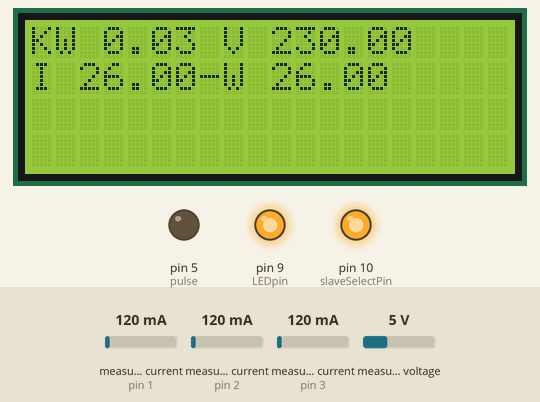
This sketch was run on a simulated Arduino Uno, built with avr-gcc and run on an emulated ATmega328P. Parts: 20×4 character LCD, output pins drawn as LEDs (lit = HIGH). The test bench sets the inputs (shaded band); at power-on: measured current (sensors on pin 1, pin 2, pin 3) 120 mA, measured voltage 5 V. What the sketch prints to the serial monitor is not drawn.

Above: at 1.3 s.
1.4 s: measured current (sensor on pin 1) set to 40 mA
At 2.5 s:
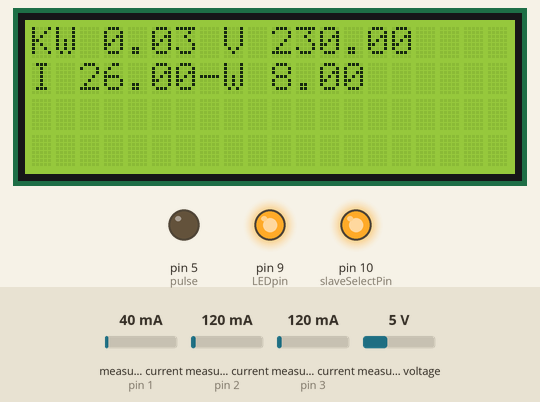
2.9 s: measured current (sensor on pin 2) set to 40 mA
At 4.5 s:
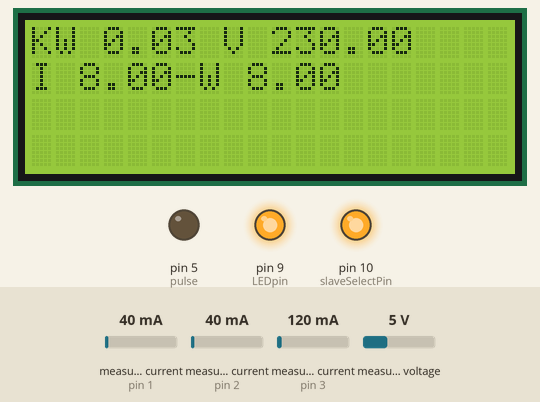
4.8 s: measured current (sensor on pin 3) set to 40 mA
6.7 s: measured voltage set to 14.7 V
At 7.7 s:
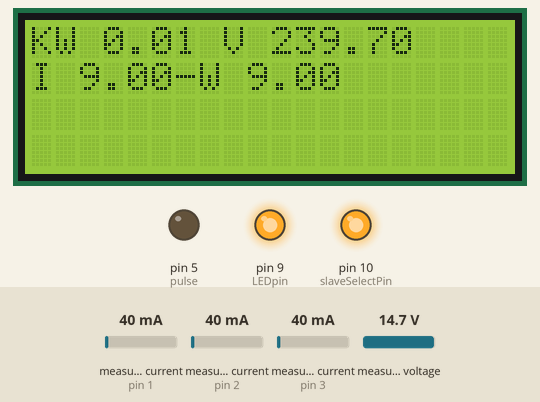
8.6 s: measured current (sensor on pin 1) set to 500 mA
At 9.9 s:
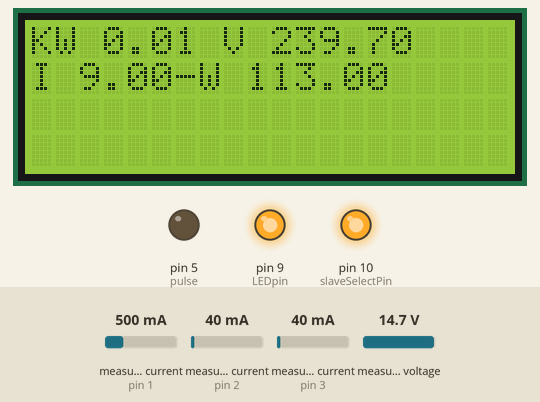
10.6 s: measured current (sensor on pin 1) set to 107 mA
At 12.3 s:
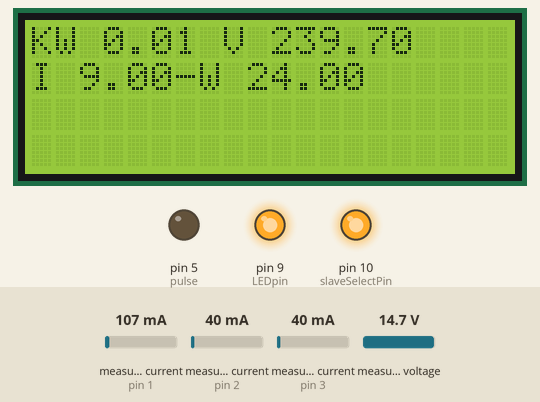
Timing chart, 0 to 13.5 s (numbered marks = the images above; inputs shaded):
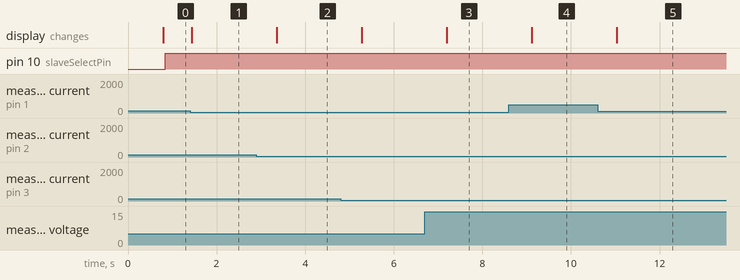

Measured:
- after the input at 1.4 s, the display: changes at once (image 1)
- after the input at 2.9 s, the display: changes after 0.46 s (image 2)
- after the input at 6.7 s, the display: changes after 0.49 s (image 3)
- after the input at 8.6 s, the display: changes after 0.52 s (image 4)
- after the input at 10.6 s, the display: changes after 0.44 s (image 5)

The sketch:

GTI_Limiter-Diverter_level.ino
```cpp
// (licence header left out)
/*Recommended node ID allocation
------------------------------------------------------------------------------------------------------------
-ID-  -Node Type-
0 - Special allocation in JeeLib RFM12 driver - reserved for OOK use
1-4     - Control nodes
5-10  - Energy monitoring nodes
11-14 --Un-assigned --
15-16 - Base Station & logging nodes
17-30 - Environmental sensing nodes (temperature humidity etc.)
31  - Special allocation in JeeLib RFM12 driver - Node31 can communicate with nodes on any network group
-------------------------------------------------------------------------------------------------------------
emonhub.conf node decoder:
See: https://github.com/openenergymonitor/emonhub/blob/emon-pi/configuration.md
[[6]]
    nodename = emonTxShield
    firmware =emonTxShield
    hardware = emonTxShield
    [[[rx]]]
       names = power1, power2, power3, power4, Vrms
       datacode = h
       scales = 1,1,1,1,0.01
       units =W,W,W,W,V

*/

#define FILTERSETTLETIME 5000 //  Time (ms) to allow the filters to settle before sending data

const int slaveSelectPin = 10;
const int CT1 = 0;                                                      //  element sensor - Set to 0 to disable
const int CT2 = 1;                                                      // Inverter sensor - Set to 0 to disable
const int CT3 = 1;                                                      //grid sensor
const int CT4 = 1;                                                      // windgen  sensor - Set to 0 to disable

float grid = 0;                                                          //grid   usage
float stepa = 0;   //
float stepb = 1;
float stepc = 1;
float prestep =1;
float step1 = 0;   //
float step2 = 1;
float step3 = 1;
float prestep1 =1;
float curinvt = 1; //percentage of power uage comparison over or below grid usage
float curelem =1;
float kw = 0;
int curgrid = 0;                                                      // current  PMW step
int curgrid2 = 0;                                                     //current triac step
float invert =100;
float wind = 100;
float element = 5000; //wattage of  element  use incase the incase no inverter reading ot grid tie outside  inverter reading - -
float delement =1000;  //default element size  in case sensor not working at start up
int start = 0;
int pulse = 5;
int invstatus = 3;  // led display  showing overproduction
float per = 0;
int level=127;    // main pot  control for PWM
int rlevel=127;    // if you need reverse pot  direction of PWM


#include <Wire.h>
#include <LiquidCrystal_I2C.h>
#include <SPI.h>
#include "EmonLib.h"
EnergyMonitor ct1,ct2,ct3;   // Create  instances for each CT channel

LiquidCrystal_I2C lcd(0x27,20,4);  // set the LCD address to 0x27 for a 16 chars and 2 line display


// Note: Please update emonhub configuration guide on OEM wide packet structure change:
// https://github.com/openenergymonitor/emonhub/blob/emon-pi/configuration.md
typedef struct { int power1, power2, power3, power4, Vrms;} PayloadTX;      // create structure - a neat way of packaging data for RF comms
PayloadTX emontx;

const int LEDpin = 9;                                                   // On-board emonTx LED

boolean settled = false;

void setup()
{
 lcd.init();                      // initialize the lcd
  lcd.init();
  // Print a message to the LCD.
  lcd.backlight();
  lcd.setCursor(3,0);
  lcd.print("GTI Limiter");
  lcd.setCursor(2,1);
  lcd.print("Stephen krywenko!");


      pinMode(slaveSelectPin, OUTPUT);
      SPI.begin();

  Serial.begin(9600);
   //while (!Serial) {
    ; // wait for serial port to connect. Needed for Leonardo only

  //Serial.println("emonTX Shield CT123 Voltage example");
 // Serial.println("OpenEnergyMonitor.org");


  if (CT1) ct1.current(1, 66.606);                                     // Setup emonTX CT channel (ADC input, calibration)
  if (CT2) ct2.current(2, 60.606);                                     // Calibration factor = CT ratio / burden resistance
  if (CT3) ct3.current(3, 60.606);                                     // emonTx Shield Calibration factor = (100A / 0.05A) / 33 Ohms
  if (CT4) ct1.current(1, 60.606);

  if (CT1) ct1.voltage(0, 146.54, 1.7);                                // ct.voltageTX(ADC input, calibration, phase_shift) - make sure to select correct calibration for AC-AC adapter  http://openenergymonitor.org/emon/modules/emontx/firmware/calibration. Default set for Ideal Power adapter
  if (CT2) ct2.voltage(0, 146.54, 1.7);                                // 268.97 for the UK adapter, 260 for the Euro and 130 for the US.
  if (CT3) ct3.voltage(0, 146.54, 1.7);
  if (CT4) ct1.voltage(0, 146.54, 1.7);


  pinMode(LEDpin, OUTPUT);                                              // Setup indicator LED
  digitalWrite(LEDpin, HIGH);


}

void loop()
{
  if (CT1) {
    if ( start ==10 ) {
   analogWrite(pulse, 254);
   delay (5000);
   //Serial.println(element);
    }
    ct1.calcVI(20,2000);                                                  // Calculate all. No.of crossings, time-out
    emontx.power1 = ct1.realPower;
    if (start ==10){
      element =  emontx.power1;
      analogWrite(pulse, 0);

      if (element <10) {(element = delement);}
     // Serial.print(element);
      }
    //Serial.print(emontx.power1);
  }

  emontx.Vrms = ct1.Vrms*100;                                            // AC Mains rms voltage

  if (CT2) {

    ct2.calcVI(20,2000);                                                  // Calculate all. No.of crossings, time-out
    emontx.power2 = ct2.realPower;
    invert = emontx.power2;

    Serial.print("cmd_1("); Serial.print(invert); Serial.println(")");
    //Serial.print(" "); Serial.print(emontx.power2);
  }

  if (CT3) {
    ct3.calcVI(20,2000);                                                  // Calculate all. No.of crossings, time-out
    emontx.power3 = ct3.realPower;
    grid = emontx.power3;

     Serial.print ("cmd_2("); Serial.print(grid); Serial.println(")");
    //Serial.print(" "); Serial.print(emontx.power3);
  }

   if (CT4) {
     ct1.calcVI(20,2000);                                                  // Calculate all. No.of crossings, time-out
    emontx.power1 = ct1.realPower;
    wind = emontx.power1;

  Serial.print ("cmd_3("); Serial.print(wind); Serial.println(")");
    //Serial.print(" "); Serial.print(emontx.power1);
  }
  if (invert <0){       // for capture ac adaptor errors is it display consant zero on inverter display -- ct or ac adaptor need to be reversed
    invert = 0;
  }
  if (wind <0){       // for capture ac adaptor errors is it display consant zero on inverter display -- ct or ac adaptor need to be reversed
    wind = 0;
  }
  //Serial.print(" "); Serial.print(ct1.Vrms);


 if (start <= 10){
  start = (start +1);
 }

if (grid != 0 ) {
if (invert >=0) {

  step1 = ( grid / invert);

  prestep1 = (step2);

step2 = (prestep1 + step1);
  if (step2 > 1) {
    step2 =1;
  }
  if (step2 < 0) {
    step2 = 0;
  }
  curinvt = (0  + step2);

  curgrid2 = ( 254 * curinvt  );
  curgrid2 =(254-curgrid2);  //inverts the value of curgrid if need be
  //  Serial.print(" curgrid2 ");
  //Serial.println(curgrid2);


}
}
if (CT1){
if (grid !=0) {


  //curgrid = 0;
  stepc = (grid / element);

  prestep = (stepb);

stepb = (prestep + stepc);
  if (stepb > 1) {
    stepb =1;
  }
  if (stepb < 0) {
    stepb = 0;
  }
  curelem = (0  + stepb);


  curgrid = ( 254 * curelem  );
  curgrid =(254-curgrid);  //inverts the value of curgrid if need be
  //  Serial.print(" curgrida ");
  //Serial.println(curgrid);
}
}
if (CT4){
if (grid !=0) {


  //curgrid = 0;
  stepc = (grid / element);

  prestep = (stepb);

stepb = (prestep + stepc);
  if (stepb > 1) {
    stepb =1;
  }
  if (stepb < 0) {
    stepb = 0;
  }
  curelem = (0  + stepb);


  curgrid = ( 254 * curelem  );
  curgrid =(254-curgrid);  //inverts the value of curgrid if need be
 //   Serial.print(" curgrida ");
  //Serial.println(curgrid);


}
}

kw =  (grid / 1000) ;
per = ( curgrid / 254);
per = (1 - per);
//per = ( 100 * per);
    lcd.backlight();
    lcd.clear();
    lcd.setCursor(0,0);
    lcd.print("KW ");
    lcd.print(kw);
    lcd.print(" V ");
    lcd.print(ct1.Vrms);
    lcd.setCursor(0,1);
    lcd.print("I ");
    lcd.print(invert);
    //lcd.setCursor(1,7);
    lcd.print("-");
    if (CT1){
    lcd.print(curgrid);   //displays current step of triac and ad5206 chip
    lcd.print ( "-");
    lcd.print (curgrid2);
    }
    if (CT4){
      lcd.print("W ");   // displays  wind inverter output
      lcd.print (wind);
    }
analogWrite(pulse, curgrid);

analogWrite(invstatus, curgrid);  // led display  showing overproduction
//Serial.println ("");
level = curgrid2;
rlevel = (254-curgrid2);

if(grid < 0){

    for (int scan = 0; scan < 1 ; scan++) {
    digitalPotWrite(0, level);
        //Serial.print("Hchannel ");
  // Serial.println(level);

     // delay(10);
    digitalPotWrite(1, level);
  //      Serial.println("Hchanne2");
   // Serial.println(level);
  //  Serial.println(2);
      //delay(10);
    digitalPotWrite(2, level);
   //     Serial.println("Hchanne3");
   // Serial.println(level);
   // Serial.println(3);
      //delay(10);
    digitalPotWrite(3, level);
    //    Serial.println("Hchanne4");
   // Serial.println(rlevel);
    //Serial.println(4);
      //delay(10);
    digitalPotWrite(4, level);
  //      Serial.println("Hchanne5");
  //  Serial.println(rlevel);
  //  Serial.println(5);
      //delay(10);
    digitalPotWrite(5, level);
   // Serial.print("Hchannel6 ");
    //Serial.println(rlevel);

   // Serial.println(Irms);
    //level=level+1;


      //delay(10);

  }
 }
 if(grid>0)
{
  //if(level>=0)
   for (int scan = 0; scan < 1; scan++) {
  {
    digitalPotWrite(0, level);
       // Serial.print("lchannel ");
   // Serial.println(level);

     // delay(10);
    digitalPotWrite(1, level);
    //    Serial.println("lchanne2");
   // Serial.println(level);
   // Serial.println(2);
      //delay(10);
    digitalPotWrite(2, level);
  //      Serial.println("lchanne3");
   // Serial.println(level);
   // Serial.println(3);
      //delay(10);
    digitalPotWrite(3, level);
   //     Serial.println("lchanne4");
 //   Serial.println(rlevel);
  //  Serial.println(4);
     // delay(10);
    digitalPotWrite(4, level);
   //     Serial.println("lchanne5");
   // Serial.println(rlevel);
  //  Serial.println(5);
     // delay(10);
    digitalPotWrite(5, level);
   // Serial.print("lchannel6  ");
   // Serial.println(rlevel);

    //Serial.println(Irms);
   // level=level-1;

  }

  }


 }

    // Serial.print("level ");
   // Serial.println(level);
    // Serial.print("rlevel ");
    // Serial.println(rlevel);
     // Serial.println(" ");
}


void digitalPotWrite(int address, int value) {
  // take the SS pin low to select the chip:
  digitalWrite(slaveSelectPin, LOW);
  //  send in the address and value via SPI:
  SPI.transfer(address);
  SPI.transfer(value);
  // take the SS pin high to de-select the chip:
 digitalWrite(slaveSelectPin, HIGH);


  // because millis() returns to zero after 50 days !
  if (!settled && millis() > FILTERSETTLETIME) settled = true;

  if (settled)                                                            // send data only after filters have settled
  {


 //   send_rf_data();                                                       // *SEND RF DATA* - see emontx_lib
 //   digitalWrite(LEDpin, HIGH); delay(2); digitalWrite(LEDpin, LOW);      // flash LED
   // delay(500);                                                          // delay between readings in ms
  }
}
```
